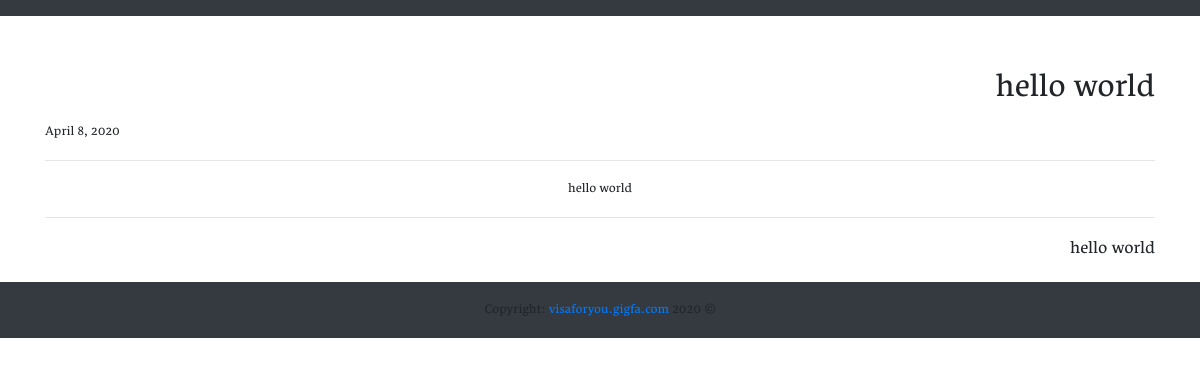
Page /articles/read_article/hello-world on the earlier database version.
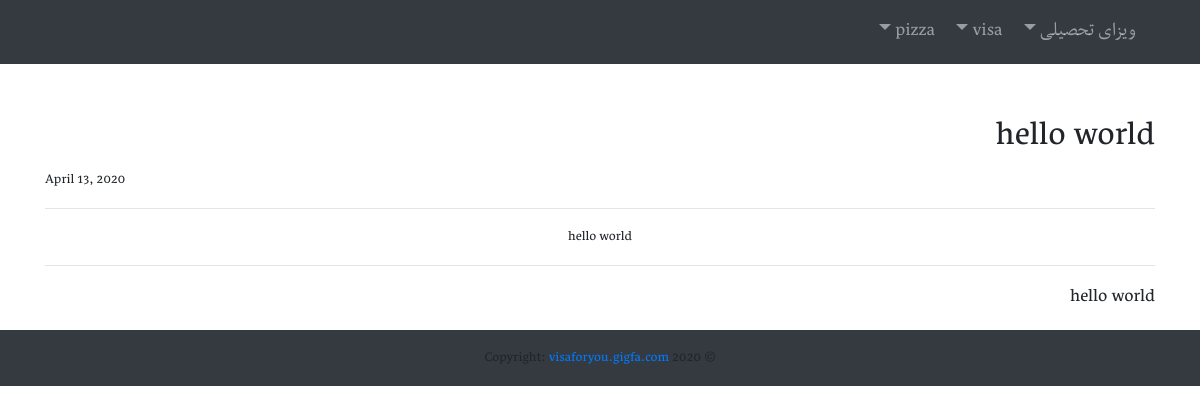
Same page on the later database version.
### articles/models.py (models this page shows, shortened)
class Post(models.Model):
    slug    =   models.CharField(max_length=255,unique=True)
    title   =   models.CharField(max_length=255)
    summary =   models.CharField(max_length=400, help_text='summary of article')
    author  =   models.ForeignKey(
        'ArticleAuthor',
        on_delete   =   models.SET_NULL,
        null    =   True
        )
    category    =   models.ForeignKey(
        'Category',
        on_delete   =  models.SET_NULL,
        blank   =   True,
        null    =   True
        )
    lastmodiefied_date = models.DateField(auto_now=True)
    content = models.TextField()

class Category(models.Model):
    name = models.CharField(max_length=255)

### articles/views.py (the view)
# urls.py: path('read_article/<str:slug>',     views.read_article, name='read_article'),
def read_article(request, slug):
    try:
        article = get_object_or_404(Post, slug=slug)
        data_to_send = {
            'title'     :   article.title,
            'summary'   :   article.summary,
            'lastmodiefied_date'    :   article.lastmodiefied_date,
            'content'   :   article.content,
            'author'    :   article.author
        }
        return render(request,  'articles/article.html', data_to_send)
    except Post.DoesNotExist:
        raise Http404("Article does not exist!")

### articles/context_processors.py (called while the page is built)
def navbar(request):
    categories = Category.objects.all()
    dic = dict()
    for category in categories:
        item = {
            'category'  :   category.name,
            'posts'     :   's'
        }
        dic[category.name] = Post.objects.filter(category=category).only("title")
    return {'categories':dic}

### articles/templates/articles/article.html
{% extends "articles/base.html" %}
{% block article %}
    <div class="row">
        <div class="col-lg-12 text-center">
            <div class="post_header">
                <h1 class="mt-5">
                  {% block title%}
                  {{title}}
                  {% endblock %}
                </h1>
                <div class="date">
                  {% block lastmodiefied_date %}
                  {{lastmodiefied_date}}
                  {% endblock %}
                </div>
            </div>
            <hr>
              {% block summary%}
              {{summary}}
              {% endblock %}
            <hr>
            {% block content%}
            {{content|safe}}
            {% endblock %}
        </div>
    </div>
{% endblock %}

### articles/templates/articles/base.html (shortened to what this page needs)
<!DOCTYPE html>
<html lang="en">
<head>
  {% load static %}
  <link rel="stylesheet" href="{% static "visaforyou/bootstrap/css/bootstrap.css" %}">
  {% load static %}
  <link rel="stylesheet" href="{% static "articles/css/style.css" %}" />
</head>
{% include './navbar.html'%}
<body>
  <div class="container">
    {% block article %}
    {% endblock %}
  </div>
</body>
<footer class="page-footer font-small bg-dark">
    <div class="footer-copyright text-center py-3 ">© 2020 Copyright:
        <a href="http://visaforyou.gigfa.com"> visaforyou.gigfa.com</a>
    </div>
</footer>
</html>

### articles/templates/articles/navbar.html (shortened to what this page needs)
{% block navbar %}
<nav class="navbar navbar-expand-lg navbar-dark bg-dark static-top">
        <div class="collapse navbar-collapse" id="navbarResponsive">
            <ul style="direction: rtl;" class="navbar-nav ml-auto">
                {% for category, posts in categories.items %}
                  <li class="nav-item">
                    <a class="nav-link dropdown-toggle" href="#" id="navbarDropdown" role="button" data-toggle="dropdown" aria-haspopup="true" aria-expanded="false">
                      {{category}}
                    </a>
                  </li>
                {% endfor %}
            </ul>
        </div>
</nav>
{% endblock %}

### static/articles/css/style.css (style rules this page uses)
* { font-family: 'Nassim' }
p, ul, li { direction: rtl; text-align: justify; text-justify: inter-word; vertical-align: middle; font-size: 16pt; }
h1, h2, h3, h4, h5, h6 { direction: rtl; text-align: right; }
.date { text-align: left }

Differences in the rows shown:
added Category: categories "ویزای تحصیلی"
added Category: categories "pizza"
changed Post "hello world": lastmodiefied_date "April 8, 2020" → "April 13, 2020"
